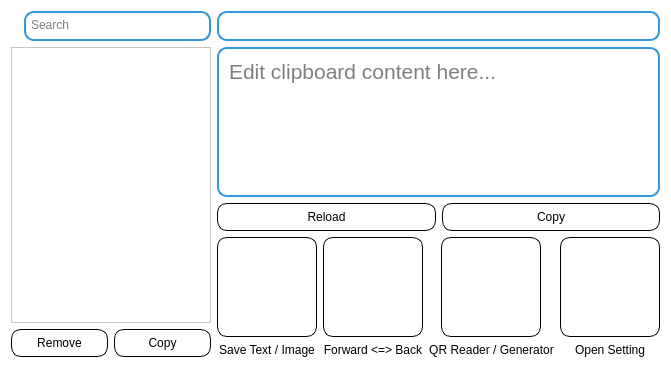
<?xml version="1.0" encoding="UTF-8"?>
<ui version="4.0">
 <class>Form</class>
 <widget class="QWidget" name="Form">
  <property name="geometry">
   <rect>
    <x>0</x>
    <y>0</y>
    <width>669</width>
    <height>368</height>
   </rect>
  </property>
  <property name="windowTitle">
   <string>Clipboard Manager</string>
  </property>
  <property name="autoFillBackground">
   <bool>false</bool>
  </property>
  <property name="styleSheet">
   <string notr="true">QWidget {
    background-color: #ffffff;
}</string>
  </property>
  <layout class="QGridLayout" name="gridLayout_3">
   <item row="0" column="0">
    <layout class="QGridLayout" name="gridLayout_2">
     <item row="1" column="0">
      <widget class="QListWidget" name="listWidget">
       <property name="sizePolicy">
        <sizepolicy hsizetype="Expanding" vsizetype="Expanding">
         <horstretch>0</horstretch>
         <verstretch>0</verstretch>
        </sizepolicy>
       </property>
       <property name="minimumSize">
        <size>
         <width>200</width>
         <height>0</height>
        </size>
       </property>
       <property name="maximumSize">
        <size>
         <width>16777215</width>
         <height>16777215</height>
        </size>
       </property>
      </widget>
     </item>
     <item row="3" column="0">
      <layout class="QHBoxLayout" name="horizontalLayout_2">
       <item>
        <widget class="QPushButton" name="btnRemoveListItem">
         <property name="sizePolicy">
          <sizepolicy hsizetype="Preferred" vsizetype="Fixed">
           <horstretch>0</horstretch>
           <verstretch>0</verstretch>
          </sizepolicy>
         </property>
         <property name="cursor">
          <cursorShape>PointingHandCursor</cursorShape>
         </property>
         <property name="styleSheet">
          <string notr="true">QPushButton {
    border: 1px solid #000000;
    border-radius: 10px;
    background-color: #ffffff;
    padding: 6px;
}

QPushButton:disabled {
    border: 1px solid #888888;
    background-color: #dcdcdc;
    color: #aaaaaa;
}
</string>
         </property>
         <property name="text">
          <string>Remove</string>
         </property>
        </widget>
       </item>
       <item>
        <widget class="QPushButton" name="btnCopyListItem">
         <property name="sizePolicy">
          <sizepolicy hsizetype="Preferred" vsizetype="Fixed">
           <horstretch>0</horstretch>
           <verstretch>0</verstretch>
          </sizepolicy>
         </property>
         <property name="cursor">
          <cursorShape>PointingHandCursor</cursorShape>
         </property>
         <property name="styleSheet">
          <string notr="true">QPushButton {
    border: 1px solid #000000;
    border-radius: 10px;
    background-color: #ffffff;
    padding: 6px;
}

QPushButton:disabled {
    border: 1px solid #888888;
    background-color: #dcdcdc;
    color: #aaaaaa;
}
</string>
         </property>
         <property name="text">
          <string>Copy</string>
         </property>
        </widget>
       </item>
      </layout>
     </item>
     <item row="0" column="0">
      <layout class="QHBoxLayout" name="horizontalLayout_8">
       <item>
        <widget class="QLabel" name="imgSearch">
         <property name="sizePolicy">
          <sizepolicy hsizetype="Fixed" vsizetype="Fixed">
           <horstretch>0</horstretch>
           <verstretch>0</verstretch>
          </sizepolicy>
         </property>
         <property name="maximumSize">
          <size>
           <width>20</width>
           <height>20</height>
          </size>
         </property>
         <property name="text">
          <string/>
         </property>
         <property name="pixmap">
          <pixmap resource="images.qrc">:/icons/images/PixelPerfect_search.png</pixmap>
         </property>
         <property name="scaledContents">
          <bool>true</bool>
         </property>
        </widget>
       </item>
       <item>
        <widget class="QPlainTextEdit" name="txtSearchListItem">
         <property name="sizePolicy">
          <sizepolicy hsizetype="Preferred" vsizetype="Fixed">
           <horstretch>0</horstretch>
           <verstretch>0</verstretch>
          </sizepolicy>
         </property>
         <property name="maximumSize">
          <size>
           <width>16777215</width>
           <height>30</height>
          </size>
         </property>
         <property name="layoutDirection">
          <enum>Qt::RightToLeft</enum>
         </property>
         <property name="styleSheet">
          <string notr="true">QPlainTextEdit {
    border: 2px solid #3498db;
    border-radius: 10px;
    background-color: #ffffff;
    padding: 1px;
}</string>
         </property>
         <property name="placeholderText">
          <string>Search</string>
         </property>
        </widget>
       </item>
      </layout>
     </item>
    </layout>
   </item>
   <item row="0" column="1">
    <layout class="QVBoxLayout" name="verticalLayout">
     <item>
      <widget class="QLabel" name="imgClipboard">
       <property name="styleSheet">
        <string notr="true">QLabel {
    border: 2px solid #3498db;
    border-radius: 10px;
    padding: 6px;
}</string>
       </property>
       <property name="text">
        <string/>
       </property>
       <property name="textFormat">
        <enum>Qt::PlainText</enum>
       </property>
      </widget>
     </item>
     <item>
      <widget class="QPlainTextEdit" name="txtClipboard">
       <property name="sizePolicy">
        <sizepolicy hsizetype="Expanding" vsizetype="Expanding">
         <horstretch>0</horstretch>
         <verstretch>0</verstretch>
        </sizepolicy>
       </property>
       <property name="minimumSize">
        <size>
         <width>0</width>
         <height>50</height>
        </size>
       </property>
       <property name="maximumSize">
        <size>
         <width>16777215</width>
         <height>16777215</height>
        </size>
       </property>
       <property name="font">
        <font>
         <pointsize>16</pointsize>
        </font>
       </property>
       <property name="styleSheet">
        <string notr="true">QPlainTextEdit {
    border: 2px solid #3498db;
    border-radius: 10px;
    background-color: #ffffff;
    padding: 6px;
}</string>
       </property>
       <property name="placeholderText">
        <string>Edit clipboard content here...</string>
       </property>
      </widget>
     </item>
     <item>
      <layout class="QHBoxLayout" name="horizontalLayout_15">
       <item>
        <widget class="QPushButton" name="btnReloadContent">
         <property name="enabled">
          <bool>true</bool>
         </property>
         <property name="cursor">
          <cursorShape>PointingHandCursor</cursorShape>
         </property>
         <property name="styleSheet">
          <string notr="true">QPushButton {
    border: 1px solid #000000;
    border-radius: 10px;
    background-color: #ffffff;
    padding: 6px;
}

QPushButton:disabled {
    border: 1px solid #888888;
    background-color: #dcdcdc;
    color: #aaaaaa;
}
</string>
         </property>
         <property name="text">
          <string>Reload</string>
         </property>
        </widget>
       </item>
       <item>
        <widget class="QPushButton" name="btnCopyContent">
         <property name="cursor">
          <cursorShape>PointingHandCursor</cursorShape>
         </property>
         <property name="styleSheet">
          <string notr="true">QPushButton {
    border: 1px solid #000000;
    border-radius: 10px;
    background-color: #ffffff;
    padding: 6px;
}

QPushButton:disabled {
    border: 1px solid #888888;
    background-color: #dcdcdc;
    color: #aaaaaa;
}
</string>
         </property>
         <property name="text">
          <string>Copy</string>
         </property>
        </widget>
       </item>
      </layout>
     </item>
     <item>
      <layout class="QHBoxLayout" name="horizontalLayout">
       <property name="sizeConstraint">
        <enum>QLayout::SetDefaultConstraint</enum>
       </property>
       <item>
        <layout class="QVBoxLayout" name="verticalLayout_4">
         <item>
          <layout class="QHBoxLayout" name="horizontalLayout_4">
           <item>
            <widget class="QPushButton" name="btnSaveData">
             <property name="sizePolicy">
              <sizepolicy hsizetype="Fixed" vsizetype="Fixed">
               <horstretch>0</horstretch>
               <verstretch>0</verstretch>
              </sizepolicy>
             </property>
             <property name="minimumSize">
              <size>
               <width>100</width>
               <height>100</height>
              </size>
             </property>
             <property name="maximumSize">
              <size>
               <width>16777215</width>
               <height>16777215</height>
              </size>
             </property>
             <property name="cursor">
              <cursorShape>PointingHandCursor</cursorShape>
             </property>
             <property name="styleSheet">
              <string notr="true">QPushButton {
    border: 1px solid #000000;
    border-radius: 10px;
    background-color: #ffffff;
    padding: 6px;
}

QPushButton:disabled {
    border: 1px solid #888888;
    background-color: #dcdcdc;
    color: #aaaaaa;
}
</string>
             </property>
             <property name="text">
              <string/>
             </property>
             <property name="icon">
              <iconset resource="images.qrc">
               <normaloff>:/icons/images/PixelPerfect_download.png</normaloff>:/icons/images/PixelPerfect_download.png</iconset>
             </property>
             <property name="iconSize">
              <size>
               <width>90</width>
               <height>90</height>
              </size>
             </property>
            </widget>
           </item>
          </layout>
         </item>
         <item>
          <widget class="QLabel" name="lblSaveImage">
           <property name="sizePolicy">
            <sizepolicy hsizetype="Preferred" vsizetype="Preferred">
             <horstretch>0</horstretch>
             <verstretch>0</verstretch>
            </sizepolicy>
           </property>
           <property name="maximumSize">
            <size>
             <width>16777215</width>
             <height>20</height>
            </size>
           </property>
           <property name="text">
            <string>Save Text / Image</string>
           </property>
           <property name="alignment">
            <set>Qt::AlignCenter</set>
           </property>
          </widget>
         </item>
        </layout>
       </item>
       <item>
        <layout class="QVBoxLayout" name="verticalLayout_5">
         <item>
          <layout class="QHBoxLayout" name="horizontalLayout_5">
           <item>
            <widget class="QPushButton" name="btnToggleSlash">
             <property name="sizePolicy">
              <sizepolicy hsizetype="Fixed" vsizetype="Fixed">
               <horstretch>0</horstretch>
               <verstretch>0</verstretch>
              </sizepolicy>
             </property>
             <property name="minimumSize">
              <size>
               <width>100</width>
               <height>100</height>
              </size>
             </property>
             <property name="maximumSize">
              <size>
               <width>16777215</width>
               <height>16777215</height>
              </size>
             </property>
             <property name="cursor">
              <cursorShape>PointingHandCursor</cursorShape>
             </property>
             <property name="styleSheet">
              <string notr="true">QPushButton {
    border: 1px solid #000000;
    border-radius: 10px;
    background-color: #ffffff;
    padding: 6px;
}

QPushButton:disabled {
    border: 1px solid #888888;
    background-color: #dcdcdc;
    color: #aaaaaa;
}
</string>
             </property>
             <property name="text">
              <string/>
             </property>
             <property name="icon">
              <iconset resource="images.qrc">
               <normaloff>:/icons/images/IconsBox_slash.png</normaloff>:/icons/images/IconsBox_slash.png</iconset>
             </property>
             <property name="iconSize">
              <size>
               <width>90</width>
               <height>90</height>
              </size>
             </property>
             <property name="checkable">
              <bool>false</bool>
             </property>
            </widget>
           </item>
          </layout>
         </item>
         <item>
          <widget class="QLabel" name="lblToggleSlash">
           <property name="sizePolicy">
            <sizepolicy hsizetype="Preferred" vsizetype="Preferred">
             <horstretch>0</horstretch>
             <verstretch>0</verstretch>
            </sizepolicy>
           </property>
           <property name="maximumSize">
            <size>
             <width>16777215</width>
             <height>20</height>
            </size>
           </property>
           <property name="text">
            <string>Forward &lt;=&gt; Back</string>
           </property>
           <property name="alignment">
            <set>Qt::AlignCenter</set>
           </property>
          </widget>
         </item>
        </layout>
       </item>
       <item>
        <layout class="QVBoxLayout" name="verticalLayout_8">
         <item>
          <layout class="QHBoxLayout" name="horizontalLayout_6">
           <item>
            <widget class="QPushButton" name="btnConvertQR">
             <property name="sizePolicy">
              <sizepolicy hsizetype="Fixed" vsizetype="Fixed">
               <horstretch>0</horstretch>
               <verstretch>0</verstretch>
              </sizepolicy>
             </property>
             <property name="minimumSize">
              <size>
               <width>100</width>
               <height>100</height>
              </size>
             </property>
             <property name="maximumSize">
              <size>
               <width>16777215</width>
               <height>16777215</height>
              </size>
             </property>
             <property name="cursor">
              <cursorShape>PointingHandCursor</cursorShape>
             </property>
             <property name="autoFillBackground">
              <bool>false</bool>
             </property>
             <property name="styleSheet">
              <string notr="true">QPushButton {
    border: 1px solid #000000;
    border-radius: 10px;
    background-color: #ffffff;
    padding: 6px;
}

QPushButton:disabled {
    border: 1px solid #888888;
    background-color: #dcdcdc;
    color: #aaaaaa;
}
</string>
             </property>
             <property name="text">
              <string/>
             </property>
             <property name="icon">
              <iconset resource="images.qrc">
               <normaloff>:/icons/images/kawalanicon_qrcode.png</normaloff>:/icons/images/kawalanicon_qrcode.png</iconset>
             </property>
             <property name="iconSize">
              <size>
               <width>90</width>
               <height>90</height>
              </size>
             </property>
             <property name="shortcut">
              <string/>
             </property>
            </widget>
           </item>
          </layout>
         </item>
         <item>
          <widget class="QLabel" name="lblConvertQR">
           <property name="sizePolicy">
            <sizepolicy hsizetype="Preferred" vsizetype="Preferred">
             <horstretch>0</horstretch>
             <verstretch>0</verstretch>
            </sizepolicy>
           </property>
           <property name="maximumSize">
            <size>
             <width>16777215</width>
             <height>20</height>
            </size>
           </property>
           <property name="text">
            <string>QR Reader / Generator</string>
           </property>
           <property name="alignment">
            <set>Qt::AlignCenter</set>
           </property>
           <property name="wordWrap">
            <bool>false</bool>
           </property>
          </widget>
         </item>
        </layout>
       </item>
       <item>
        <layout class="QVBoxLayout" name="verticalLayout_13">
         <item>
          <layout class="QHBoxLayout" name="horizontalLayout_17">
           <item>
            <widget class="QPushButton" name="btnOpenSetting">
             <property name="sizePolicy">
              <sizepolicy hsizetype="Fixed" vsizetype="Fixed">
               <horstretch>0</horstretch>
               <verstretch>0</verstretch>
              </sizepolicy>
             </property>
             <property name="minimumSize">
              <size>
               <width>100</width>
               <height>100</height>
              </size>
             </property>
             <property name="maximumSize">
              <size>
               <width>16777215</width>
               <height>16777215</height>
              </size>
             </property>
             <property name="cursor">
              <cursorShape>PointingHandCursor</cursorShape>
             </property>
             <property name="autoFillBackground">
              <bool>false</bool>
             </property>
             <property name="styleSheet">
              <string notr="true">QPushButton {
    border: 1px solid #000000;
    border-radius: 10px;
    background-color: #ffffff;
    padding: 6px;
}

QPushButton:disabled {
    border: 1px solid #888888;
    background-color: #dcdcdc;
    color: #aaaaaa;
}
</string>
             </property>
             <property name="text">
              <string/>
             </property>
             <property name="icon">
              <iconset resource="images.qrc">
               <normaloff>:/icons/images/PixelPerfect_settings.png</normaloff>:/icons/images/PixelPerfect_settings.png</iconset>
             </property>
             <property name="iconSize">
              <size>
               <width>90</width>
               <height>90</height>
              </size>
             </property>
             <property name="shortcut">
              <string/>
             </property>
            </widget>
           </item>
          </layout>
         </item>
         <item>
          <widget class="QLabel" name="lblOpenSetting">
           <property name="sizePolicy">
            <sizepolicy hsizetype="Preferred" vsizetype="Preferred">
             <horstretch>0</horstretch>
             <verstretch>0</verstretch>
            </sizepolicy>
           </property>
           <property name="maximumSize">
            <size>
             <width>16777215</width>
             <height>20</height>
            </size>
           </property>
           <property name="text">
            <string>Open Setting</string>
           </property>
           <property name="alignment">
            <set>Qt::AlignCenter</set>
           </property>
           <property name="wordWrap">
            <bool>false</bool>
           </property>
          </widget>
         </item>
        </layout>
       </item>
      </layout>
     </item>
    </layout>
   </item>
  </layout>
 </widget>
 <resources>
  <include location="images.qrc"/>
 </resources>
 <connections/>
 <slots>
  <slot>save_image()</slot>
 </slots>
</ui>
